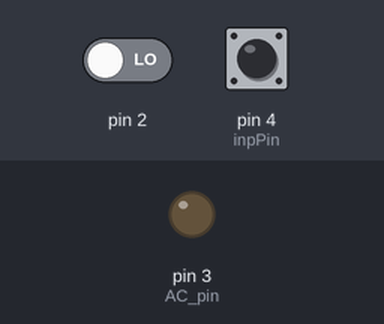
A sketch run on a simulated Arduino Uno, built with avr-gcc and run on an emulated ATmega328P. Parts: output pins drawn as LEDs (lit = HIGH). The inputs (shaded band) are chosen by the test bench; at power-on: pin 2 LOW, pin 4 (inpPin) HIGH. What the sketch prints to the serial monitor is not drawn.

Above: at 1.2 s.
1.3 s: pin 2 driven HIGH
At 1.6 s:
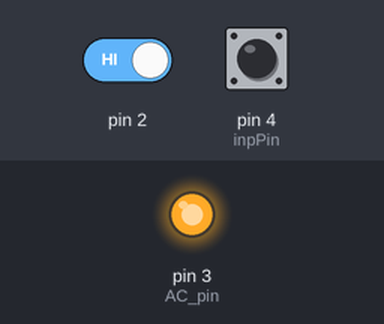
2.8 s: pin 4 (inpPin) pulsed LOW 2 times (0.12 s each, 0.3 s apart)
Timing chart, 0 to 5.8 s (numbered marks = the images above; inputs shaded):
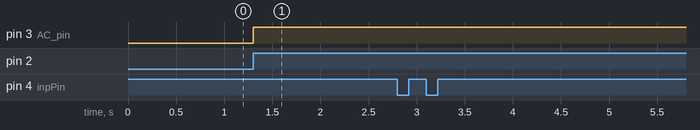

The sketch:

Code.ino
```cpp
/*AC Light Control

 */

#include  <TimerOne.h>          // Avaiable from http://www.arduino.cc/playground/Code/Timer1
int AC_pin =3;                // Output to Opto Triac
volatile int i=0;               // Variable to use as a counter volatile as it is in an interrupt
volatile boolean zero_cross=0;  // Boolean to store a "switch" to tell us if we have crossed zero
int inpPin=4;
int dim = 0;                    // Dimming level (0-128)  0 = on, 128 = 0ff
int inc=1;                      // counting up or down, 1=up, -1=down
int inString ;
int freqStep = 75;    // This is the delay-per-brightness step in microseconds.
bool flag = true;
int stat=10;
volatile unsigned long intCh1Rise; //Time of the rising edge.
volatile unsigned long PulseLength; //Pulselenght in uS.// For 60 Hz it should be 65
int Brightness=10;
int tempo=100;
// It is calculated based on the frequency of your voltage supply (50Hz or 60Hz)
// and the number of brightness steps you want.
//
// Realize that there are 2 zerocrossing per cycle. This means
// zero crossing happens at 120Hz for a 60Hz supply or 100Hz for a 50Hz supply.

// To calculate freqStep divide the length of one full half-wave of the power
// cycle (in microseconds) by the number of brightness steps.
//
// (120 Hz=8333uS) / 128 brightness steps = 65 uS / brightness step
// (100Hz=10000uS) / 128 steps = 75uS/step

void setup() {
  Serial.begin(9600);                        // Begin setup
  pinMode(AC_pin, OUTPUT);                          // Set the Triac pin as output
  attachInterrupt(0, zero_cross_detect, RISING);    // Attach an Interupt to Pin 2 (interupt 0) for Zero Cross Detection
  Timer1.initialize(freqStep);                      // Initialize TimerOne library for the freq we need
  Timer1.attachInterrupt(dim_check, freqStep);
  // Use the TimerOne Library to attach an interrupt
  // to the function we use to check to see if it is
  // the right time to fire the triac.  This function
  // will now run every freqStep in microseconds.
}

void zero_cross_detect() {
  zero_cross = true;               // set the boolean to true to tell our dimming function that a zero cross has occured
  i=0;
  digitalWrite(AC_pin, LOW);       // turn off TRIAC (and AC)
}

// Turn on the TRIAC at the appropriate time
void dim_check() {
  if(zero_cross == true) {
    if(i>=dim) {
      digitalWrite(AC_pin, HIGH);  // turn on light
      i=0;  // reset time step counter
      zero_cross = false; //reset zero cross detection
    }
    else {
      i++; // increment time step counter
    }
  }
}

void loop()
{


/*

         if (Serial.available())
         {
     inString=Serial.parseInt();
    if(inString>0)
    {
     dim=map (inString,100,1,0,128);

    }

         }
         }
          */

    if((digitalRead(inpPin)) == LOW && (flag == true))
    {
    flag = false;
    intCh1Rise = micros();
    }
  if((digitalRead(inpPin)) == HIGH && (flag == false))
  {
    flag = true;
    PulseLength = micros() - intCh1Rise;
    if(PulseLength > 30000)
    {
      Serial.println("sum");
      if(stat < 10)
       {
        stat = stat + 1;
        Serial.println("sum");
        tempo=Brightness+tempo;
        Serial.println(tempo,DEC);
        dim=map (tempo,100,1,0,128);
       }
      else
        stat = 10;

    }
    else if(PulseLength > 5000 && PulseLength < 20000)
    {
      Serial.println("Substract");
      if (stat > 0)
        {
          Serial.println("Substract");
          stat = stat - 1;
          tempo=tempo-Brightness;
          Serial.println(tempo,DEC);
          dim=map (tempo,100,1,0,128);
        }
      else
        stat = 0;
     }

    }
  }
```

Measured:
- after the input at 1.3 s, pin 3 (AC_pin): LOW → HIGH at once
- after the input at 2.8 s, every drawn part: stays the same
